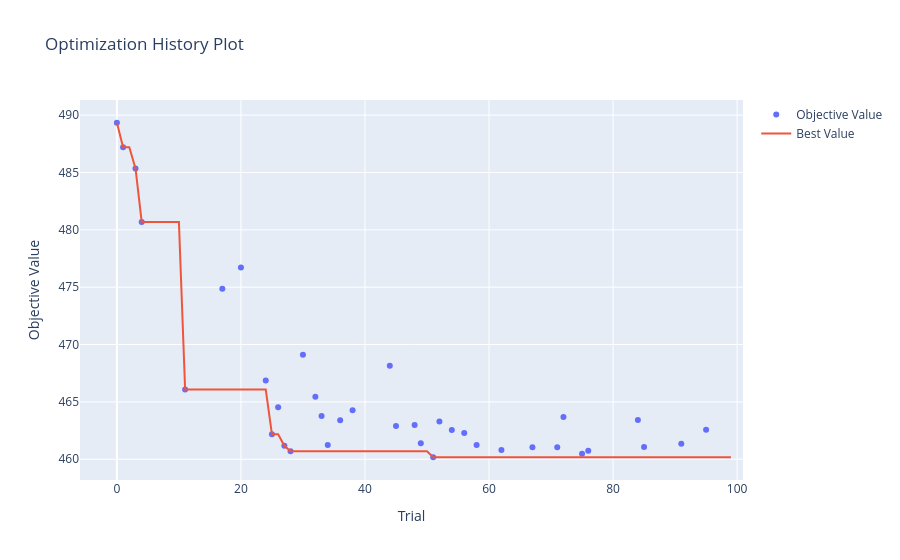
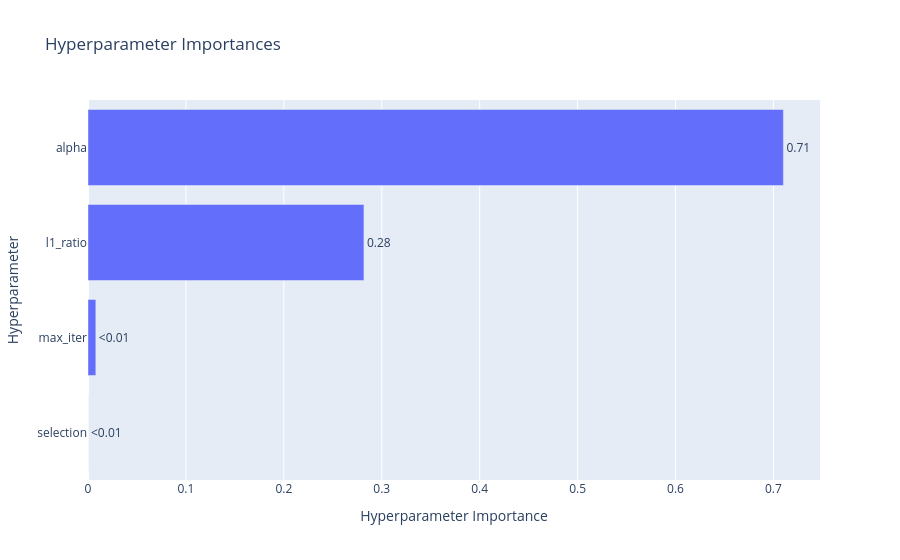

Notebook code for these charts, in order:
### Code cell
study = results[0]["study"]

vis.plot_optimization_history(study).show()
vis.plot_param_importances(study).show()

### Figure 1 — Plotly figure (JSON) as saved in the notebook; plotly's stock layout.template omitted (floating-point values rounded to 4 significant figures)
{"data": [{"mode": "markers", "name": "Objective Value", "x": [0, 1, 3, 4, 11, 17, 20, 24, 25, 26, 27, 28, 30, 32, 33, 34, 36, 38, 44, 45, 48, 49, 51, 52, 54, 56, 58, 62, 67, 71, 72, 75, 76, 84, 85, 91, 95], "y": [489.3, 487.2, 485.3, 480.7, 466.1, 474.9, 476.7, 466.9, 462.2, 464.5, 461.2, 460.7, 469.1, 465.4, 463.8, 461.2, 463.4, 464.3, 468.1, 462.9, 463.0, 461.4, 460.2, 463.3, 462.5, 462.3, 461.3, 460.8, 461.0, 461.1, 463.7, 460.5, 460.7, 463.4, 461.1, 461.4, 462.6], "type": "scatter"}, {"mode": "lines", "name": "Best Value", "x": [0, 1, 2, 3, 4, 5, 6, 7, 8, 9, 10, 11, 12, 13, 14, 15, 16, 17, 18, 19, 20, 21, 22, 23, 24, 25, 26, 27, 28, 29, 30, 31, 32, 33, 34, 35, 36, 37, 38, 39, 40, 41, 42, 43, 44, 45, 46, 47, 48, 49, 50, 51, 52, 53, 54, 55, 56, 57, 58, 59, 60, 61, 62, 63, 64, 65, 66, 67, 68, 69, 70, 71, 72, 73, 74, 75, 76, 77, 78, 79, 80, 81, 82, 83, 84, 85, 86, 87, 88, 89, 90, 91, 92, 93, 94, 95, 96, 97, 98, 99], "y": [489.3, 487.2, 487.2, 485.3, 480.7, 480.7, 480.7, 480.7, 480.7, 480.7, 480.7, 466.1, 466.1, 466.1, 466.1, 466.1, 466.1, 466.1, 466.1, 466.1, 466.1, 466.1, 466.1, 466.1, 466.1, 462.2, 462.2, 461.2, 460.7, 460.7, 460.7, 460.7, 460.7, 460.7, 460.7, 460.7, 460.7, 460.7, 460.7, 460.7, 460.7, 460.7, 460.7, 460.7, 460.7, 460.7, 460.7, 460.7, 460.7, 460.7, 460.7, 460.2, 460.2, 460.2, 460.2, 460.2, 460.2, 460.2, 460.2, 460.2, 460.2, 460.2, 460.2, 460.2, 460.2, 460.2, 460.2, 460.2, 460.2, 460.2, 460.2, 460.2, 460.2, 460.2, 460.2, 460.2, 460.2, 460.2, 460.2, 460.2, 460.2, 460.2, 460.2, 460.2, 460.2, 460.2, 460.2, 460.2, 460.2, 460.2, 460.2, 460.2, 460.2, 460.2, 460.2, 460.2, 460.2, 460.2, 460.2, 460.2], "type": "scatter"}, {"marker": {"color": "#cccccc"}, "mode": "markers", "name": "Infeasible Trial", "showlegend": false, "x": [], "y": [], "type": "scatter"}], "layout": {"title": {"text": "Optimization History Plot"}, "xaxis": {"title": {"text": "Trial"}}, "yaxis": {"title": {"text": "Objective Value"}}}}

### Figure 2 — Plotly figure (JSON) as saved in the notebook; plotly's stock layout.template omitted (floating-point values rounded to 4 significant figures)
{"data": [{"cliponaxis": false, "hovertemplate": ["selection (CategoricalDistribution): 0.0<extra></extra>", "max_iter (IntDistribution): 0.007992036199224405<extra></extra>", "l1_ratio (FloatDistribution): 0.2818106571490883<extra></extra>", "alpha (FloatDistribution): 0.7101973066516873<extra></extra>"], "name": "Objective Value", "orientation": "h", "text": ["<0.01", "<0.01", "0.28", "0.71"], "textposition": "outside", "x": [0.0, 0.007992, 0.2818, 0.7102], "y": ["selection", "max_iter", "l1_ratio", "alpha"], "type": "bar"}], "layout": {"title": {"text": "Hyperparameter Importances"}, "xaxis": {"title": {"text": "Hyperparameter Importance"}}, "yaxis": {"title": {"text": "Hyperparameter"}}}}
